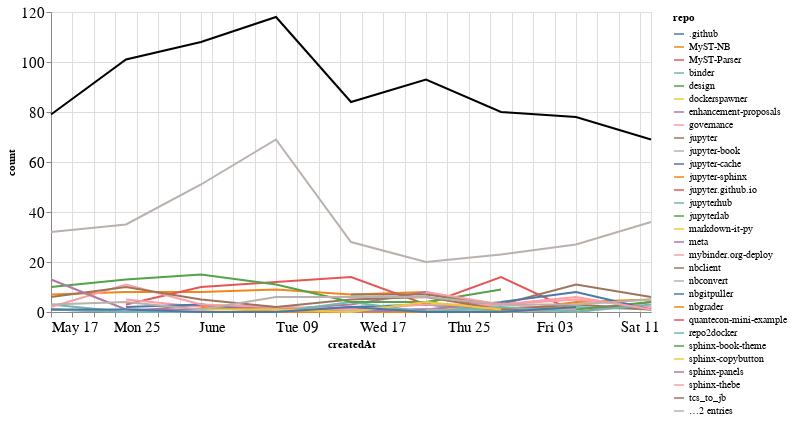

Here is the notebook cell this chart was saved with:
### Markdown cell above
## Comments

### Code cell
comments_time = comments.groupby('repo').resample('W', on='createdAt').count()['author'].reset_index()
comments_time = comments_time.rename(columns={'author': 'count'})
comments_time_total = comments_time.groupby('createdAt').agg({"count": "sum"}).reset_index()
ch1 = alt.Chart(comments_time, width=600).mark_line().encode(
    x='createdAt',
    y='count',
    color='repo',
    tooltip="repo"
)

ch2 = alt.Chart(comments_time_total, width=600).mark_line(color="black").encode(
    x='createdAt',
    y='count',
)

ch1 + ch2

### Figure 1 — Vega-Lite specification as saved in the notebook (floating-point values rounded to 4 significant figures; data arrays with more than 128 entries replaced by an {"elided": "..."} marker saying what was removed)
{"config": {"axisLeft": {"labelFontSize": 15}, "axisBottom": {"labelFontSize": 15}}, "layer": [{"data": {"name": "data-cd57f91fde44f249acf1882a0981a1d0"}, "mark": "line", "encoding": {"color": {"type": "nominal", "field": "repo"}, "tooltip": {"type": "nominal", "field": "repo"}, "x": {"type": "temporal", "field": "createdAt"}, "y": {"type": "quantitative", "field": "count"}}, "width": 600}, {"data": {"name": "data-892ae673b426c282267eb52bc58835e8"}, "mark": {"type": "line", "color": "black"}, "encoding": {"x": {"type": "temporal", "field": "createdAt"}, "y": {"type": "quantitative", "field": "count"}}, "width": 600}], "$schema": "https://vega.github.io/schema/vega-lite/v4.8.1.json", "datasets": {"data-cd57f91fde44f249acf1882a0981a1d0": {"elided": "161 records"}, "data-892ae673b426c282267eb52bc58835e8": [{"createdAt": "2020-05-17T00:00:00", "count": 79}, {"createdAt": "2020-05-24T00:00:00", "count": 101}, {"createdAt": "2020-05-31T00:00:00", "count": 108}, {"createdAt": "2020-06-07T00:00:00", "count": 118}, {"createdAt": "2020-06-14T00:00:00", "count": 84}, {"createdAt": "2020-06-21T00:00:00", "count": 93}, {"createdAt": "2020-06-28T00:00:00", "count": 80}, {"createdAt": "2020-07-05T00:00:00", "count": 78}, {"createdAt": "2020-07-12T00:00:00", "count": 69}]}}
